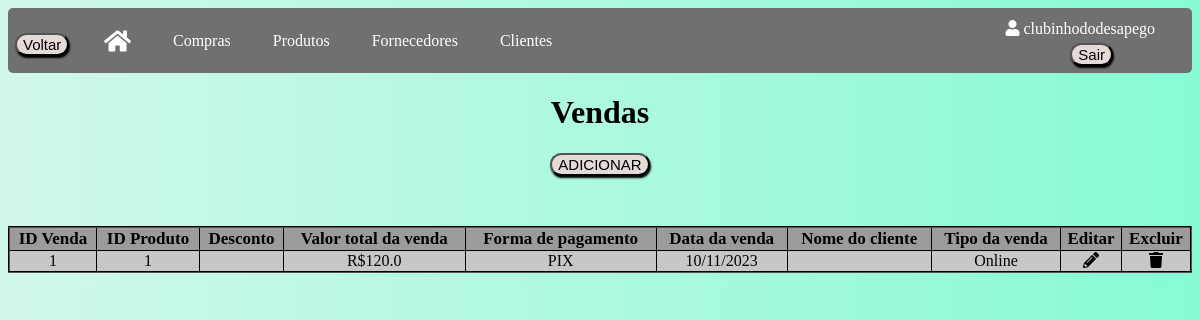
Page /vendas (signed in) on the earlier database version.
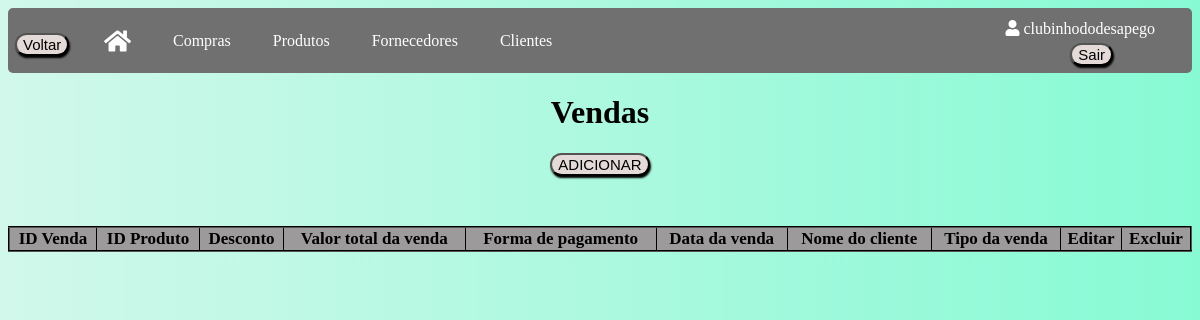
Same page on the later database version.
### app/models/tables.py (models this page shows, shortened)
class Usuario(db.Model, UserMixin):
    __tablename__ = "usuarios"
    id = db.Column(db.Integer, primary_key=True, autoincrement=True)
    nome_brecho = db.Column(db.String(100))
    email = db.Column(db.String(84), unique=True)
    usuario = db.Column(db.String(80), unique=True)
    senha = db.Column(db.String(128))
    clientes = db.relationship("Cliente", backref="usuario")
    produtos = db.relationship("Produto", backref="usuario")
    fornecedores = db.relationship("Fornecedor", backref="usuario")
    compras = db.relationship("Compra", backref="usuario")
    vendas = db.relationship("Venda", backref="usuario")

class Venda(db.Model):
    __tablename__ = "vendas"
    id = db.Column(db.Integer, primary_key=True, autoincrement=True)
    id_produto = db.Column(db.Integer, db.ForeignKey('produtos.id'))
    desconto = db.Column(db.Integer)
    val_total = db.Column(db.Float)
    forma_pagamento = db.Column(db.String(50))
    tipo_venda = db.Column(db.String(10))
    dta_venda = db.Column(db.Date)
    id_usuario = db.Column(db.Integer, db.ForeignKey('usuarios.id'))
    nome_cliente = db.Column(db.String, db.ForeignKey('clientes.nome'))
    produto = db.relationship('Produto', foreign_keys=[id_produto])

### app/default.py (the view)
@login_required
@app.route("/vendas", methods=['GET', 'POST'])
def vendas():
    vendas = Venda.query.filter_by(id_usuario=current_user.id).all()
    return render_template("vendas.html", vendas=vendas)

### app/default.py (called while the page is built)
@login_manager.user_loader
def load_user(id_usuario):
    return Usuario.query.get(int(id_usuario))

### app/templates/vendas.html (shortened to what this page needs)
<!DOCTYPE html>
<html lang="en">
<head>
    <link rel="stylesheet" type="text/css" href="{{ url_for('static', filename='css/vendas.css') }}">
    <link rel="stylesheet" href="https://cdnjs.cloudflare.com/ajax/libs/font-awesome/5.15.3/css/all.min.css">
    <link rel="stylesheet" type="text/css" href="https://cdn.datatables.net/1.11.5/css/jquery.dataTables.min.css">
</head>
<body>
    <div class="usuario-logado"><i class="fas fa-user"></i> {{ current_user.usuario }}</div>
    <div class="logout">
        <form method="POST" action="{{ url_for('logout') }}">
            <button class="button" type="submit">Sair</button>
        </form>
    </div>
    <div class="navbar">
        <button onclick="window.history.back()" class="button button_voltar">Voltar</button>
        <a href="/home"><i class="fas fa-home icone-casa"></i></a>
        <a href="/compras">Compras</a>
        <a href="/produtos">Produtos</a>
        <a href="/fornecedores">Fornecedores</a>
        <a href="/clientes">Clientes</a>
    </div>
    <h1 class="titulo">Vendas</h1>
    <button class="button"><a href="vendascadastro">ADICIONAR</a></button>
    <table id="tabelaVendas" class="tabela display" border="2">
        <thead>
            <tr>
                <th>ID Venda</th>
                <th>ID Produto</th>
                <th>Desconto</th>
                <th>Valor total da venda</th>
                <th>Forma de pagamento</th>
                <th>Data da venda</th>
                <th>Nome do cliente</th>
                <th>Tipo da venda</th>
                <th>Editar</th>
                <th>Excluir</th>
            </tr>
        </thead>
        <tbody>
            {% for venda in vendas %}
            <tr>
                <td>{{ venda.id }}</td>
                <td>{{ venda.id_produto }}</td>
                <td>{{ venda.desconto }}</td>
                <td>R${{ venda.val_total }}</td>
                <td>{{ venda.forma_pagamento }}</td>
                <td>{{ venda.dta_venda.strftime("%d/%m/%Y") }}</td>
                <td>{{ venda.nome_cliente }}</td>
                <td>{{ venda.tipo_venda }}</td>
                <td>
                    <a href="/editarvendas/{{ venda.id }}">
                    <div class="icon-container"><i class="fas fa-pencil-alt"></i></div>
                    </a>
                </td>
                <td>
                    <a href="/excluirvendas/{{ venda.id }}" class="excluir-venda" data-id="{{ venda.id }}" data-confirm="Tem certeza de que deseja excluir esta venda?">
                        <div class="icon-container"><i class="fas fa-trash"></i></div>
                    </a>
                </td>
            </tr>
            {% endfor %}
        </tbody>
    </table>
</body>
</html>

### app/static/css/vendas.css (style rules this page uses)
body { background: linear-gradient(to right, #d1f8eb, #87fad4); }
.usuario-logado { position: absolute; top: 20px; right: 45px; color: white; }
.logout { position: absolute; top: 43px; right: 87px; }
.button_voltar { position: absolute; top: 33px; left: 15px; }
.button { margin-bottom: 20px; font-size: 15px; margin-bottom: 13px; display: block; margin: 0 auto; background-color: #e4dbd9; cursor: pointer; transition: background-color 0.3s ease; border-radius: 20px; box-shadow: 1px 2px 2px black; }
.navbar { overflow: hidden; background-color: #707070; height: 65px; border-radius: 5px; }
.navbar a { float: left; display: flex; align-items: center; color: white; text-align: center; padding: 0px 16px; text-decoration: none; height: 100%; margin-left: 80px; margin-right: -70px; }
.icone-casa { font-size: 24px; }
.titulo { text-align: center; }
.tabela { border-collapse: collapse; width: 100%; text-align: center; background-color: #c7c7c7; margin-top: 50px; border-color: black; }
th { font-size: 17px; background-color: #9c9a9a; }
a { text-decoration: none; color: #000; }

Differences in the rows shown:
removed Venda: id "1", id_produto "1", val_total "120.0", forma_pagamento "PIX", dta_venda "10/11/2023", tipo_venda "Online"
